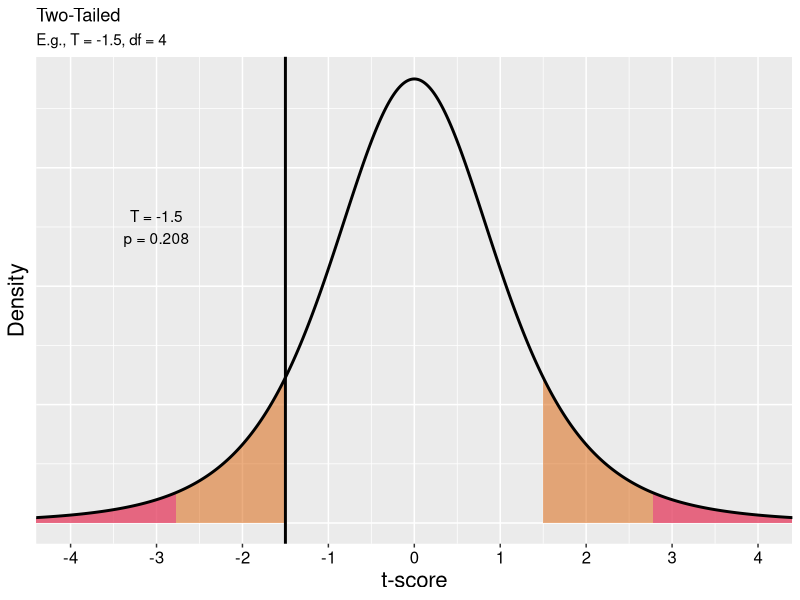
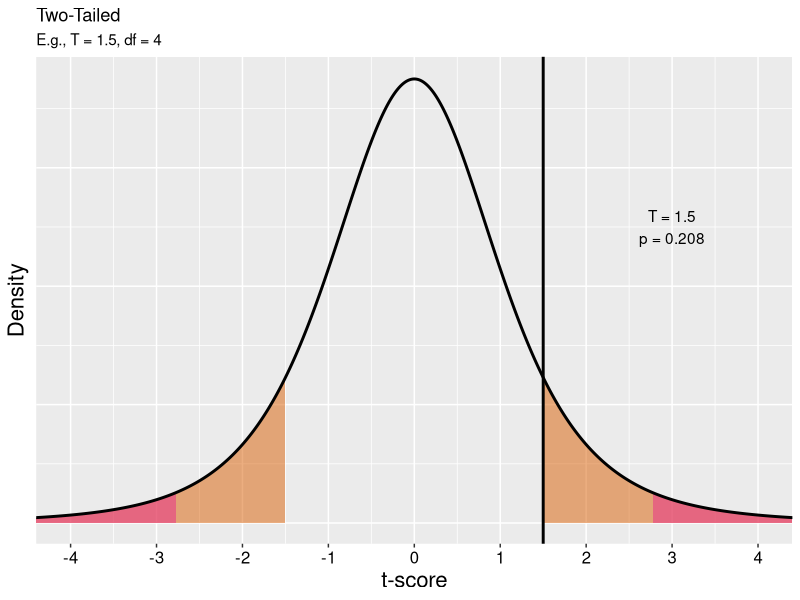
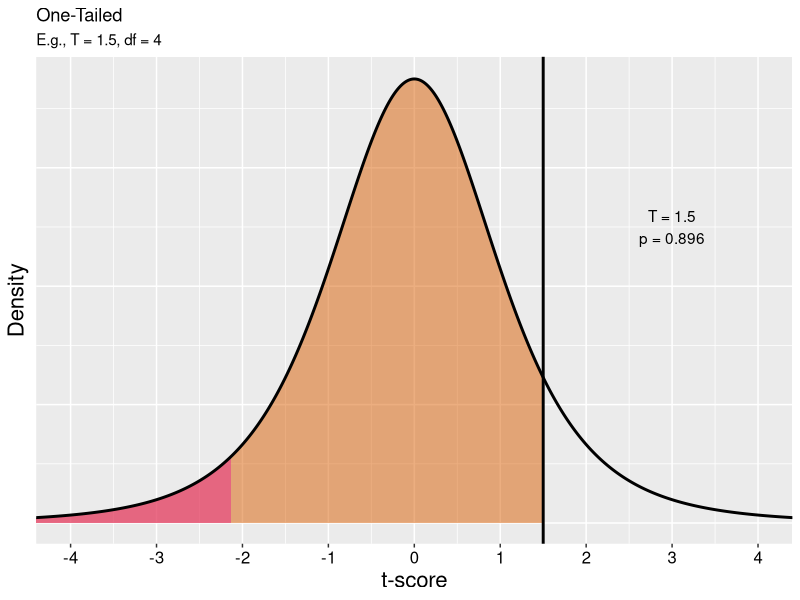
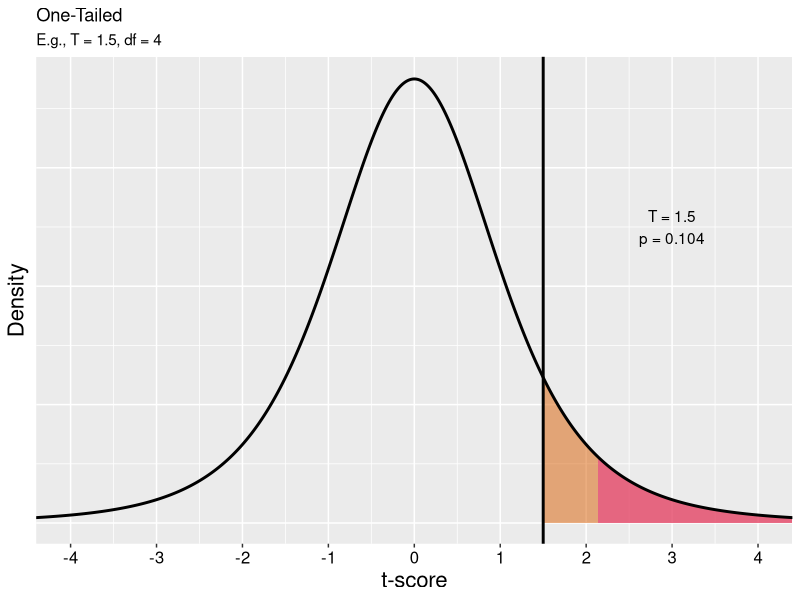

These charts were generated, in order, by the following R code:
## ---- chunk 1
knitr::opts_chunk$set(echo = TRUE)
library(tidyverse)
library(RColorBrewer)
# palette.colors(palette = "Okabe-Ito")
crit_col <- brewer.pal(8, 'Dark2')[4]
prob_col <- brewer.pal(8, 'Dark2')[2]
alpha <- 0.05
df <- 4
## ---- chunk 2
pt(-1.5, df = 4) * 2
## ---- chunk 3
t_stat <- -1.5
p <- pt(t_stat, df = df) * 2
x <- seq(from = -6, to = 6, by = .001)
dens <- dt(x, df = df)
dist_df <- data.frame(x, dens)

sub_title <- paste("E.g., T = ", t_stat, ", df = ", df, sep = "")
plt_anno <- paste("T = ", t_stat, "\np = ", round(p, 3),sep = "")

ggplot(dist_df, aes(x = x, y = dens)) +

  # Title
  labs(
    title = "Two-Tailed",
    subtitle = sub_title
  ) +

  # Left tail probability
  geom_ribbon(
    data = subset(dist_df, x < -1.5),
    aes(ymax = dens),
    ymin = 0,
    fill = prob_col,
    colour = NA,
    alpha = 0.5
  ) +

  # Right tail probability
  geom_ribbon(
    data = subset(dist_df, x >= 1.5),
    aes(ymax = dens),
    ymin = 0,
    fill = prob_col,
    colour = NA,
    alpha = 0.5
  ) +

  # Test-stat vertical line
  geom_vline(
    xintercept = t_stat,
    colour = "black",
    linewidth = 1
  ) +
  annotate("text",
    x = -3,
    y = .25,
    label = plt_anno
  ) +

  # Axis Scale
  scale_x_continuous(
    breaks = seq(-4, 4, 1)
  ) +
  
  coord_cartesian(xlim = c(-4, 4)) +

  # Left tail 95% threshold
  geom_ribbon(
    data = subset(
      dist_df,
      x < qt(alpha / 2, df = df)
    ),
    aes(ymax = dens),
    ymin = 0,
    fill = crit_col,
    colour = NA,
    alpha = 0.5
  ) +

  # Right tail 95% threshold
  geom_ribbon(
    data = subset(
      dist_df,
      x > qt(1 - alpha / 2, df = df)
    ),
    aes(ymax = dens),
    ymin = 0,
    fill = crit_col,
    colour = NA,
    alpha = 0.5
  ) +
  geom_line(linewidth = 1) +
  xlab("t-score") +
  ylab("Density") +
  theme(
    axis.text.x = element_text(colour = "black", size = 12),
    axis.title = element_text(colour = "black", size = 16),
    axis.ticks.y = element_blank(),
    axis.text.y = element_blank()
  )
## ---- chunk 4
# Critical t-calculation
alpha <- 0.05
abs(qt(alpha / 2, df = 4))
## ---- chunk 5
pt(1.5, df = 4, lower.tail = FALSE) * 2
## ---- chunk 6
t_stat <- 1.5
p <- pt(1.5, df = df, lower.tail = FALSE) * 2
x <- seq(from = -6, to = 6, by = .001)
dens <- dt(x, df = df)
dist_df <- data.frame(x, dens)

sub_title <- paste("E.g., T = ", t_stat, ", df = ", df, sep = "")
plt_anno <- paste("T = ", t_stat, "\np = ", round(p, 3),sep = "")

ggplot(dist_df, aes(x = x, y = dens)) +

  # Title
  labs(
    title = "Two-Tailed",
    subtitle = sub_title
  ) +

  # Left tail probability
  geom_ribbon(
    data = subset(dist_df, x < -1.5),
    aes(ymax = dens),
    ymin = 0,
    fill = prob_col,
    colour = NA,
    alpha = .5
  ) +

  # Right tail probability
  geom_ribbon(
    data = subset(dist_df, x > 1.5),
    aes(ymax = dens),
    ymin = 0,
    fill = prob_col,
    colour = NA,
    alpha = .5
  ) +
  
  # Test-stat vertical line
  geom_vline(
    xintercept = 1.5,
    colour = "black",
    linewidth = 1
  ) +
  annotate("text",
    x = 3,
    y = .25,
    label = plt_anno
  ) +

  # Axis Scale
  scale_x_continuous(
    breaks = seq(-4, 4, 1)
  ) +
  
  coord_cartesian(xlim = c(-4, 4)) +

  # Left tail 95% threshold
  geom_ribbon(
    data = subset(
      dist_df,
      x < qt(alpha / 2, df = df)
    ),
    aes(ymax = dens),
    ymin = 0,
    fill = crit_col,
    colour = NA,
    alpha = 0.5
  ) +

  # Right tail 95% threshold
  geom_ribbon(
    data = subset(
      dist_df,
      x > qt(1 - alpha / 2, df = df)
    ),
    aes(ymax = dens),
    ymin = 0,
    fill = crit_col,
    colour = NA,
    alpha = 0.5
  ) +
  geom_line(linewidth = 1) +
  xlab("t-score") +
  ylab("Density") +
  theme(
    axis.text.x = element_text(colour = "black", size = 12),
    axis.title = element_text(colour = "black", size = 16),
    axis.ticks.y = element_blank(),
    axis.text.y = element_blank()
  )
## ---- chunk 7
# Critical t-calculation
alpha <- 0.05
abs(qt(alpha / 2, df = 4))
## ---- chunk 8
pt(1.5, df = 4)
## ---- chunk 9
t_stat <- 1.5
p <- pt(1.5, df = df)
x <- seq(from = -6, to = 6, by = .001)
dens <- dt(x, df = df)
dist_df <- data.frame(x, dens)

sub_title <- paste("E.g., T = ", t_stat, ", df = ", df, sep = "")
plt_anno <- paste("T = ", t_stat, "\np = ", round(p, 3),sep = "")

ggplot(dist_df, aes(x = x, y = dens)) +

  # Title
  labs(
    title = "One-Tailed",
    subtitle = sub_title
  ) +

  # Left tail probability
  geom_ribbon(
    data = subset(dist_df, x < 1.5),
    aes(ymax = dens),
    ymin = 0,
    fill = prob_col,
    colour = NA,
    alpha = .5
  ) +
  
  # Test-stat vertical line
  geom_vline(
    xintercept = 1.5,
    colour = "black",
    linewidth = 1
  ) +
  annotate("text",
    x = 3,
    y = .25,
    label = plt_anno
  ) +

  # Axis Scale
  scale_x_continuous(
    breaks = seq(-4, 4, 1)
  ) +
  
  coord_cartesian(xlim = c(-4, 4)) +

  # Left tail 95% threshold
  geom_ribbon(
    data = subset(
      dist_df,
      x < qt(alpha, df = df)
    ),
    aes(ymax = dens),
    ymin = 0,
    fill = crit_col,
    colour = NA,
    alpha = 0.5
  ) +
  geom_line(linewidth = 1) +
  xlab("t-score") +
  ylab("Density") +
  theme(
    axis.text.x = element_text(colour = "black", size = 12),
    axis.title = element_text(colour = "black", size = 16),
    axis.ticks.y = element_blank(),
    axis.text.y = element_blank()
  )
## ---- chunk 10
# Critical t-calculation
alpha <- 0.05
abs(qt(alpha, df = 4))
## ---- chunk 11
pt(1.5, df = 4, lower.tail = FALSE)
## ---- chunk 12
t_stat <- 1.5
p <- pt(t_stat, df = df, lower.tail = FALSE)
x <- seq(from = -6, to = 6, by = .001)
dens <- dt(x, df = df)
dist_df <- data.frame(x, dens)

sub_title <- paste("E.g., T = ", t_stat, ", df = ", df, sep = "")
plt_anno <- paste("T = ", t_stat, "\np = ", round(p, 3),sep = "")

ggplot(dist_df, aes(x = x, y = dens)) +

  # Title
  labs(
    title = "One-Tailed",
    subtitle = sub_title
  ) +

  # Right tail probability
  geom_ribbon(
    data = subset(dist_df, x > 1.5),
    aes(ymax = dens),
    ymin = 0,
    fill = prob_col,
    colour = NA,
    alpha = .5
  ) +
  
  # Test-stat vertical line
  geom_vline(
    xintercept = 1.5,
    colour = "black",
    linewidth = 1
  ) +
  annotate("text",
    x = 3,
    y = .25,
    label = plt_anno
  ) +

  # Axis Scale
  scale_x_continuous(
    breaks = seq(-4, 4, 1)
  ) +
  
  coord_cartesian(xlim = c(-4, 4)) +

  # Right tail 95% threshold
  geom_ribbon(
    data = subset(
      dist_df,
      x > qt(1 - alpha, df = df)
    ),
    aes(ymax = dens),
    ymin = 0,
    fill = crit_col,
    colour = NA,
    alpha = 0.5
  ) +
  geom_line(linewidth = 1) +
  xlab("t-score") +
  ylab("Density") +
  theme(
    axis.text.x = element_text(colour = "black", size = 12),
    axis.title = element_text(colour = "black", size = 16),
    axis.ticks.y = element_blank(),
    axis.text.y = element_blank()
  )
## ---- chunk 13
# Critical t-calculation
alpha <- 0.05
abs(qt(alpha, df = 4))
